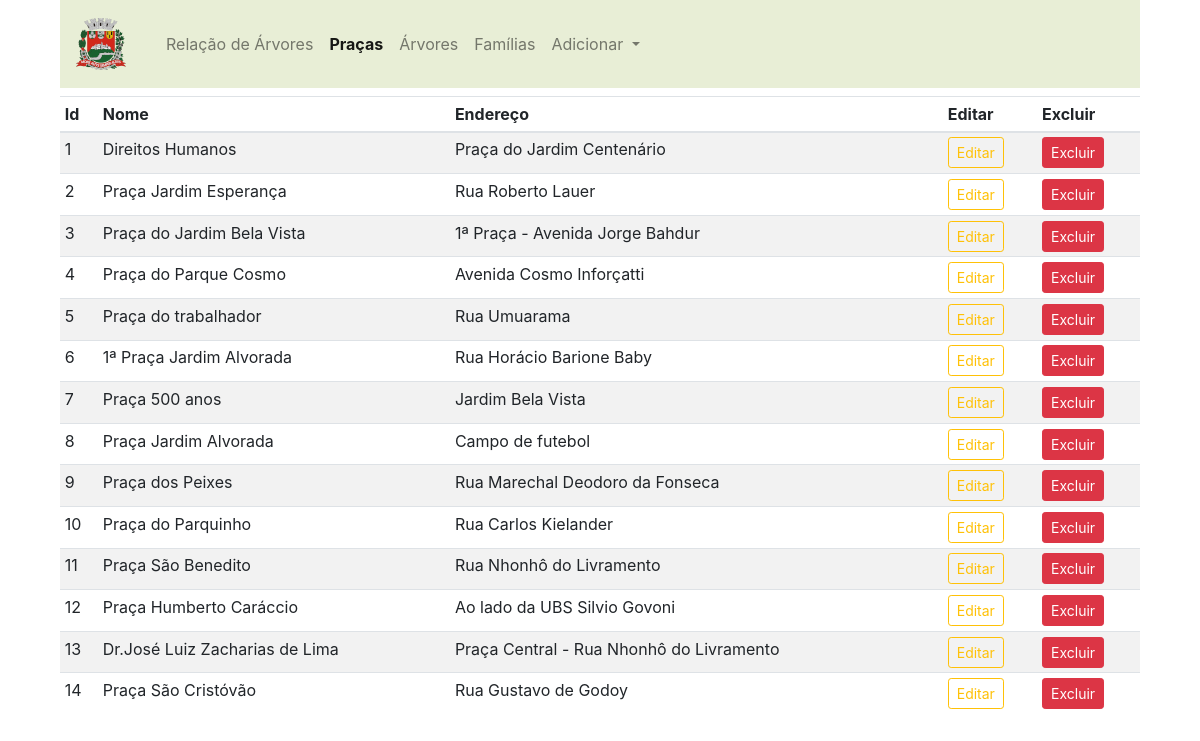
The app's page /pracas (signed in) with its own data.
### app_arbo/trees/models.py (models this page shows)
class Praca(db.Model):
    id=db.Column(db.Integer,primary_key=True)
    name=db.Column(db.String(30),nullable=False,unique=True)
    end=db.Column(db.String(100),nullable=False,unique=False)
    desc=db.Column(db.String(500),nullable=False,unique=False)
    image_1=db.Column(db.String(30),nullable=False,unique=True)
    image_2=db.Column(db.String(30),nullable=False,unique=True)
    image_3=db.Column(db.String(30),nullable=False,unique=True)

### app_arbo/admin/rotas.py (the view)
@app.route('/pracas')
def pracas():
    if 'email' not in session:
        flash(f'Favor faça seu login no sistema.', 'success')
        return redirect(url_for('login'))
    pracas = Praca.query.order_by(Praca.id.desc()).all()
    return render_template('admin/pracas.html', title='Página Praças', pracas=pracas)

### app_arbo/templates/admin/pracas.html (shortened to what this page needs)
{% extends 'layouts.html' %}
{% block content %}
<div class="container">
  <div class="col-sm">
<nav class="navbar navbar-expand-lg navbar-light" style="background-color: #e8eed6">
<a class="navbar-brand" href="/"><img class="navbar-brand" src="{{url_for('static', filename='images/brasao.png')}}"></a>
        <div class="collapse navbar-collapse" id="navbarSupportedContent">
          <ul class="navbar-nav mr-auto">
            <li class="nav-item ">
              <a class="nav-link" href="/admin">Relação de Árvores <span class="sr-only">(current)</span></a>
            </li>
            <li class="nav-item active">
              <a class="nav-link" href="/pracas"><strong>Praças</strong></a>
            </li>
            <li class="nav-item">
              <a class="nav-link" href="/arvores">Árvores</a>
            </li>
            <li class="nav-item">
              <a class="nav-link" href="/familias">Famílias</a>
            </li>
            <li class="nav-item dropdown">
              <a class="nav-link dropdown-toggle" href="#" id="navbarDropdown" role="button" data-toggle="dropdown" aria-haspopup="true" aria-expanded="false">
                Adicionar
              </a>
            </li>
          </ul>
        </div>
      </nav>
</div>
<div class="container mt-2">
    <table class="table table-sm table-striped">
        <thead>
            <th>Id</th>
            <th>Nome</th>
            <th>Endereço</th>
            <th></th>
            <th>Editar</th>
            <th>Excluir</th>
        </thead>
        <tbody>
            {% if pracas %}
            {% for praca in pracas %}
            <tr>
                <td>{{loop.index}}</td>
                <td>{{praca.name}}</td>
                <td>{{praca.end}}</td>
                <td></td>
                <td><a href="{{url_for('updatepraca', id=praca.id)}}" class="btn btn-sm btn-outline-warning">Editar</a></td>
                <td>
                <button type="button" class="btn btn-danger btn-sm" data-toggle="modal" data-target="#exampleModal-{{praca.id}}">
                  Excluir
                </button>
                </td>
            </tr>
            {% endfor %}
            {% endif %}
        </tbody>
    </table>
</div>
{% endblock content %}

### records on screen
Praca: name "Direitos Humanos", end "Praça do Jardim Centenário"
Praca: name "Praça Jardim Esperança", end "Rua Roberto Lauer"
Praca: name "Praça do Jardim Bela Vista", end "1ª Praça - Avenida Jorge Bahdur"
Praca: name "Praça do Parque Cosmo", end "Avenida Cosmo Inforçatti"
Praca: name "Praça do trabalhador", end "Rua Umuarama"
Praca: name "1ª Praça Jardim Alvorada", end "Rua Horácio Barione Baby"
Praca: name "Praça 500 anos", end "Jardim Bela Vista"
Praca: name "Praça Jardim Alvorada", end "Campo de futebol"
Praca: name "Praça dos Peixes", end "Rua Marechal Deodoro da Fonseca"
Praca: name "Praça do Parquinho", end "Rua Carlos Kielander"
Praca: name "Praça São Benedito", end "Rua Nhonhô do Livramento"
Praca: name "Praça Humberto Caráccio", end "Ao lado da UBS Silvio Govoni"
Praca: name "Dr.José Luiz Zacharias de Lima", end "Praça Central - Rua Nhonhô do Livramento"
Praca: name "Praça São Cristóvão", end "Rua Gustavo de Godoy"
